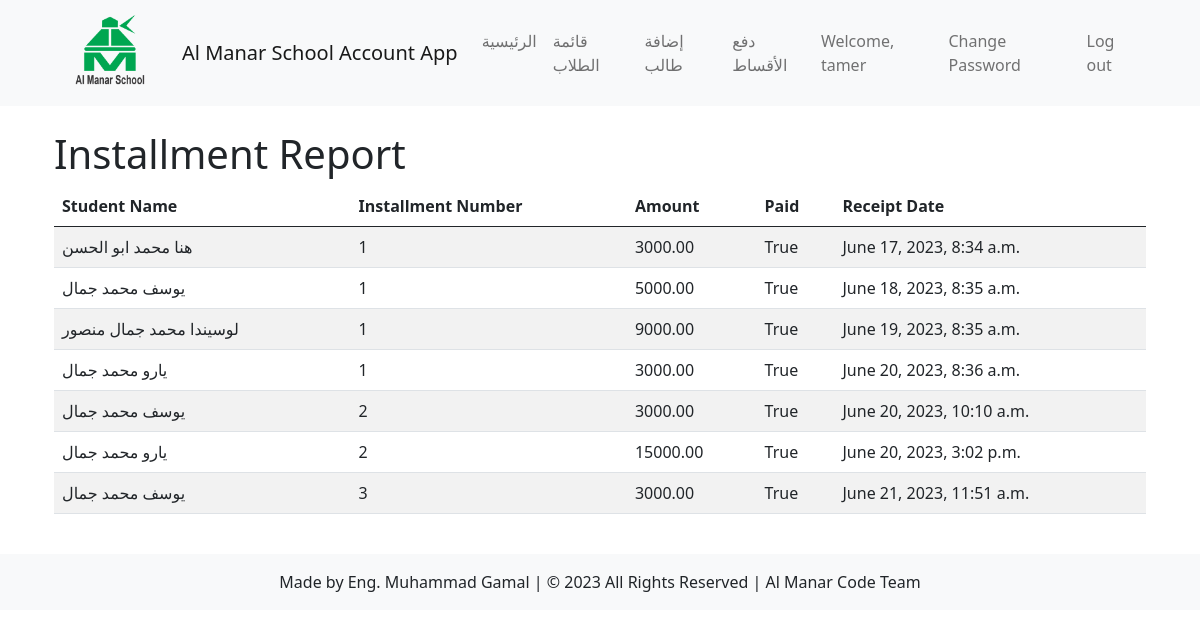
Page /students/generate-installment-report/ (signed in) on the earlier database version.
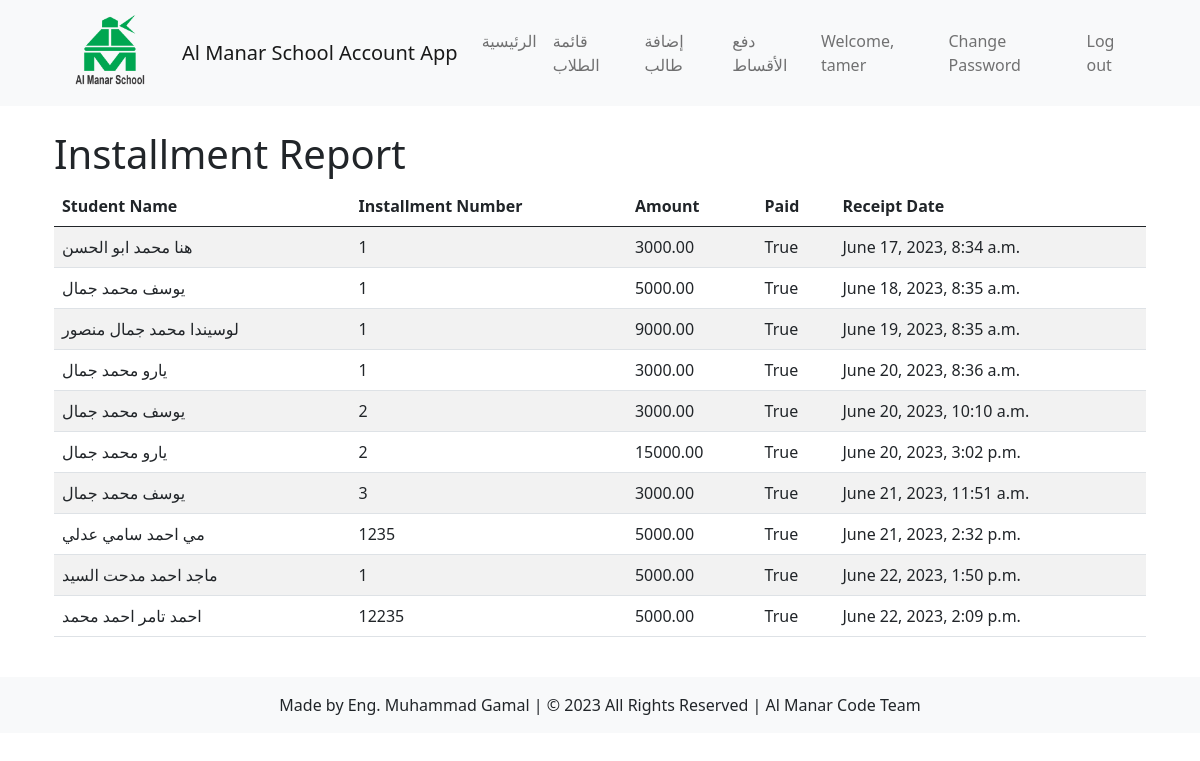
Same page on the later database version.
### account/models.py (models this page shows)
class User(AbstractUser):
    username = models.CharField(max_length=150, unique=True)  # Add the username field
    date_of_enrollment = models.DateField(null=True, blank=True)
    national_id = models.CharField(max_length=20, null=True, blank=True)
    department = models.CharField(max_length=20, choices=[
        ('accounts', 'Accounts'),
        ('student_affairs', 'Student Affairs'),
        ('administration', 'Administration')
    ])
    USERNAME_FIELD = 'username'
    objects = CustomUserManager()
    class Meta:
        permissions = [
            ('can_view_reports', 'Can view all reports'),
            ('can_edit_employee', 'Can edit employee profile'),
            ('can_add_student', 'Can add new student'),
            ('can_edit_student', 'Can edit student profile'),
            ('can_add_expense', 'Can add new expense'),
            ('can_pay_installment', 'Can pay student installment')
        ]

### students/models.py (models this page shows, shortened)
class Tuition(models.Model):
    student = models.ForeignKey('Student', related_name='tuitions', on_delete=models.CASCADE)
    installment_number = models.IntegerField()
    amount_tuition = models.DecimalField(max_digits=8, decimal_places=2)
    paid = models.BooleanField(default=False)
    receipt_date = models.DateTimeField(default=timezone.now, editable=False)
    payment_user = models.CharField(max_length=50, default="account user")

class Student(models.Model):
    GENDER_CHOICES = (
        ('', '---------'),
        ('M', 'Male'),
        ('F', 'Female'),
    )
    name = models.CharField(max_length=50)
    national_number = models.IntegerField(unique=True)
    age = models.IntegerField()
    gender = models.CharField(max_length=1, choices=GENDER_CHOICES)
    date_of_birth = models.DateField()
    academic_year = models.ForeignKey(AcademicYear, on_delete=models.CASCADE, default=timezone.now, null=True, blank=True)
    classroom = models.ManyToManyField(Classroom)
    total_payments = models.DecimalField(max_digits=8, decimal_places=2, default=0, null=True, blank=True)
    total_owed = models.DecimalField(max_digits=8, decimal_places=2, default=0, null=True, blank=True)
    phone_number = models.CharField(max_length=20, default='')  # Add the phone number field

### students/views.py (the view)
# urls.py: path('generate-installment-report/', views.generate_installment_report, name='generate_installment_report'),
@never_cache
@login_required
def generate_installment_report(request):
    installments = Tuition.objects.all()
    context = {
        'installments': installments
    }
    return render(request, 'students/generate_installment_report.html', context)

### students/templates/students/generate_installment_report.html (shortened to what this page needs)
{% extends 'students/base.html' %}
{% block content %}
    <h1>Installment Report</h1>
    <div class="table-responsive">
        <table class="table table-striped">
            <thead>
                <tr>
                    <th>Student Name</th>
                    <th>Installment Number</th>
                    <th>Amount</th>
                    <th>Paid</th>
                    <th>Receipt Date</th>
                </tr>
            </thead>
            <tbody>
                {% for installment in installments %}
                    <tr>
                        <td>{{ installment.student.name }}</td>
                        <td>{{ installment.installment_number }}</td>
                        <td>{{ installment.amount_tuition }}</td>
                        <td>{{ installment.paid }}</td>
                        <td>{{ installment.receipt_date }}</td>
                    </tr>
                {% endfor %}
            </tbody>
        </table>
    </div>
{% endblock %}

### students/templates/students/base.html (shortened to what this page needs)
{% load static %}
{% load crispy_forms_tags %}
<!DOCTYPE html>
<html lang="en">
<head>
<link rel="stylesheet" href="{% static 'css/bootstrap.css' %}">
<link rel="stylesheet" href="{% static 'css/bootstrap.min.css' %}">
<link rel="stylesheet" href="{% static 'css/bootstrap.rtl.css' %}">
<link rel="stylesheet" href="{% static 'css/bootstrap.rtl.min.css' %}">
<link rel="stylesheet" href="{% static 'css/bootstrap-grid.css' %}">
<link rel="stylesheet" href="{% static 'css/bootstrap-grid.min.css' %}">
<link rel="stylesheet" href="{% static 'css/bootstrap-grid.rtl.css' %}">
<link rel="stylesheet" href="{% static 'css/bootstrap-grid.rtl.min.css' %}">
<link rel="stylesheet" href="{% static 'css/bootstrap-reboot.css' %}">
<link rel="stylesheet" href="{% static 'css/bootstrap-reboot.min.css' %}">
<link rel="stylesheet" href="{% static 'css/bootstrap-reboot.rtl.css' %}">
<link rel="stylesheet" href="{% static 'css/bootstrap-reboot.rtl.min.css' %}">
<link rel="stylesheet" href="{% static 'css/bootstrap-utilities.css' %}">
<link rel="stylesheet" href="{% static 'css/bootstrap-utilities.min.css' %}">
<link rel="stylesheet" href="{% static 'css/bootstrap-utilities.rtl.css' %}">
<link rel="stylesheet" href="{% static 'css/bootstrap-utilities.rtl.min.css' %}">
<link rel="stylesheet" href="{% static 'css/style.css' %}">
<link rel="stylesheet" href="https://use.fontawesome.com/releases/v5.15.3/css/all.css">
<link rel="stylesheet" href="https://cdn.jsdelivr.net/npm/bootstrap-icons%401.5.0/font/bootstrap-icons.css">
<link rel="stylesheet" href="https://cdnjs.cloudflare.com/ajax/libs/twitter-bootstrap/5.0.2/css/bootstrap.min.css" />
</head>
<body>
  <nav class="navbar navbar-expand-lg navbar-light bg-light">
    <div class="container">
      <a class="navbar-brand" href="#">
        <img src="{% static 'img/logo.png' %}" alt="Logo" width="80">
      </a>
      <a class="navbar-brand" href="#">Al Manar School Account App</a>
      <div class="collapse navbar-collapse" id="navbarNav">
        <ul class="navbar-nav me-auto">
          <li class="nav-item">
            <a class="nav-link {% if request.resolver_match.url_name == 'home' %}active{% endif %}" href="{% url 'students:home' %}">الرئيسية</a>
          </li>
          <li class="nav-item">
            <a class="nav-link {% if request.resolver_match.url_name == 'student_list' %}active{% endif %}" href="{% url 'students:student_list' %}">قائمة الطلاب</a>
          </li>
          <li class="nav-item">
            <a class="nav-link {% if request.resolver_match.url_name == 'add_student' %}active{% endif %}" href="{% url 'students:add_student' %}">إضافة طالب</a>
          </li>
          <li class="nav-item">
            <a class="nav-link {% if request.resolver_match.url_name == 'search_student' %}active{% endif %}" href="{% url 'students:search_student' %}">دفع الأقساط</a>
          </li>
        </ul>
        <ul class="navbar-nav">
          {% if user.is_authenticated %}
            <li class="nav-item">
              <a class="nav-link" href="{% url 'account:view_profile' %}">Welcome, {{ user.username }}</a>
            </li>
            <li class="nav-item">
              <a class="nav-link" href="{% url 'account:change_password' %}">Change Password</a>
            </li>
            <li class="nav-item">
              <a class="nav-link" href="{% url 'logout' %}">Log out</a>
            </li>
          {% endif %}
        </ul>
      </div>
    </div>
  </nav>
<div class="container py-4">
    {% block content %}
    {% endblock %}
</div>
<footer class="bg-light text-center py-3">
  Made by Eng. Muhammad Gamal | © 2023 All Rights Reserved | Al Manar Code Team
</footer>
</body>
</html>

Differences in the rows shown:
added Tuition: student.name "مي احمد سامي عدلي", installment_number "1235", amount_tuition "5000.00", paid "True", receipt_date "June 21, 2023, 2:32 p.m."
added Tuition: student.name "ماجد احمد مدحت السيد", installment_number "1", amount_tuition "5000.00", paid "True", receipt_date "June 22, 2023, 1:50 p.m."
added Tuition: student.name "احمد تامر احمد محمد", installment_number "12235", amount_tuition "5000.00", paid "True", receipt_date "June 22, 2023, 2:09 p.m."
